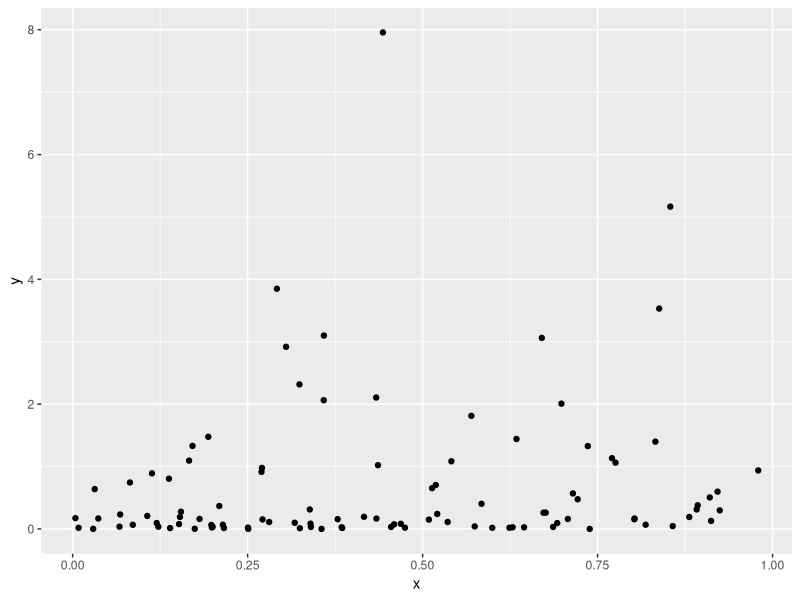
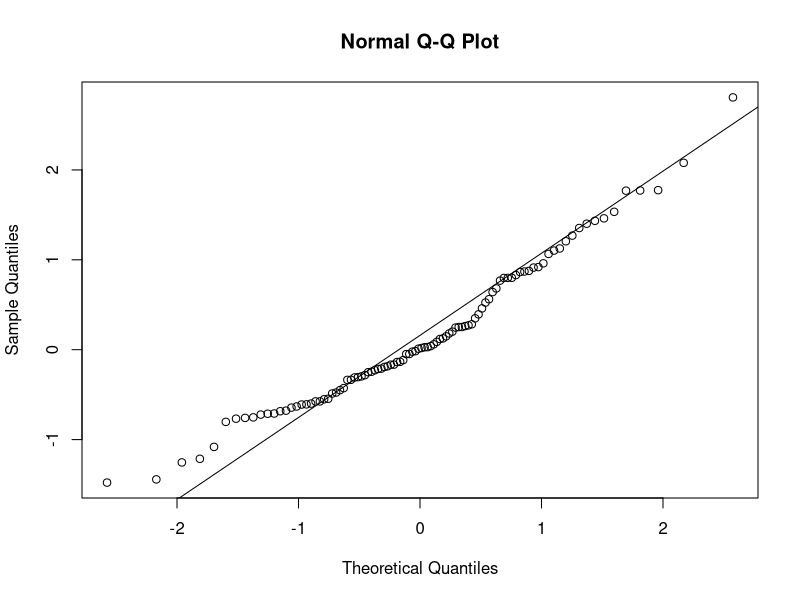

Source code (R) for these figures, in order:
# -------------------------------------------------------------------------
# En este ejemplo se simulan datos de un glm y se 
# estiman los parametros del modelo
# -------------------------------------------------------------------------

# Modelo: Y ~ Gamma(mu, phi=dipsersion param) con log(mu) = b0 + b1 * x
# con b0 = -1 y b1 = 1
# la covariable x ~ U(0, 1)

# Se va a usar la funcion rgamma_glm() y no rgamma()
# porque la parametrizacion de la fdp de dgamma() no 
# coincide con la fdp de los glm.

rgamma_glm <- function(n, mu, phi) {
  x <- rgamma(n=n, shape=1/phi, scale=mu*phi)
  return(x)
}

# Funcion para generar los datos
gen_dat <- function(n, b0, b1, phi) {
  x <- runif(n=n)
  mu <- exp(b0 + b1 * x)
  y <- rgamma_glm(n=n, mu=mu, phi=phi)
  data.frame(y=y, x=x)
}

# Generando los datos
n <- 100
datos <- gen_dat(n=n, b0=-1, b1=1, phi=2)
head(datos)

# Exploremos los datos
library(ggplot2)

ggplot(datos, aes(x=x, y=y)) + 
  geom_point()

# Ajustado el modelo
mod <- glm(y ~ x, data=datos, family=Gamma(link='log'))
summary(mod)

# Analizando los Quantile Residuals
library(statmod)
qr <- qresid(mod)

qqnorm(qr)
qqline(qr)
